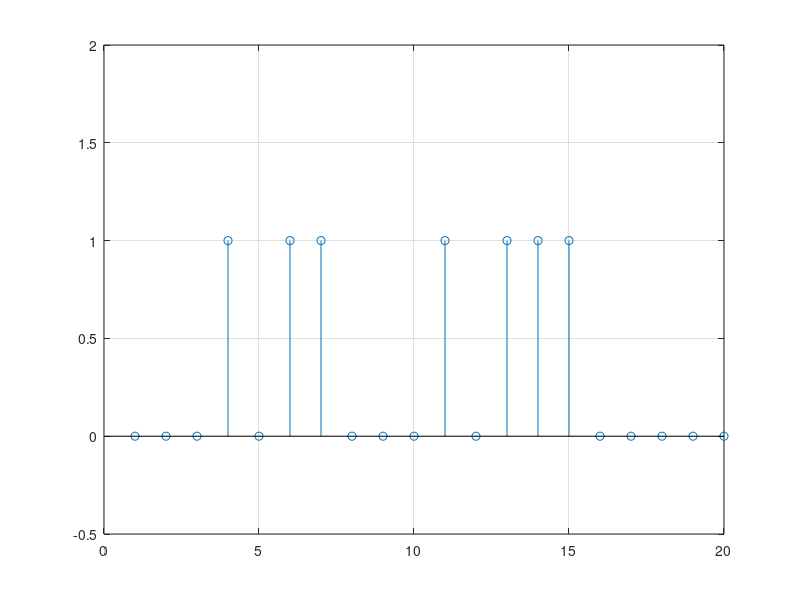

The MATLAB script that drew this image:

semnal=[]; 
n=1:20; 
 
for i = 1:1:20 
   random = randn(); 
   if( random > 0 ) 
        semnal(i) = 1; 
    else 
        semnal(i) = 0; 
   end 
end

stem(n,semnal), grid, ylim([-0.5 2])
